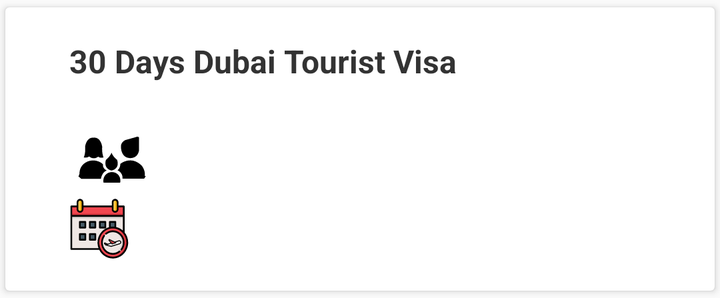
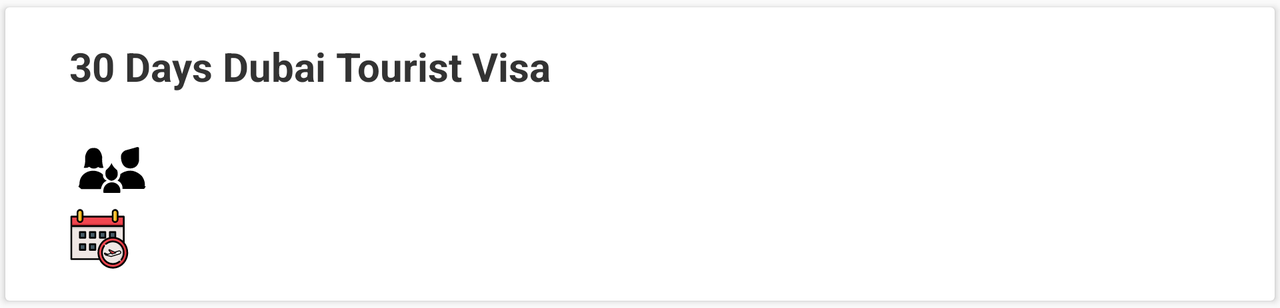

One screen, two layout resources from the same app: the default and the repository's alternative for another configuration. Each is rendered where Android would select it; the XML of both is given below.
<!-- AndroidManifest.xml: application theme AppTheme -->
<!-- res/layout/layout_order_list_item.xml -->
<?xml version="1.0" encoding="utf-8"?>
<android.support.v7.widget.CardView xmlns:android="http://schemas.android.com/apk/res/android"
    xmlns:app="http://schemas.android.com/apk/res-auto"
    android:layout_width="match_parent"
    android:layout_height="wrap_content"
    android:background="@color/colorWhite"
    app:cardUseCompatPadding="true">

    <RelativeLayout
        android:layout_width="match_parent"
        android:layout_height="wrap_content"
        android:layout_marginBottom="@dimen/large_widget_spacing"
        android:layout_marginLeft="@dimen/extra_large_widget_spacing"
        android:layout_marginRight="@dimen/large_widget_spacing"
        android:layout_marginTop="@dimen/large_widget_spacing">

        <RelativeLayout
            android:layout_width="match_parent"
            android:layout_height="wrap_content">

            <LinearLayout
                android:layout_width="wrap_content"
                android:layout_height="wrap_content"
                android:layout_alignParentLeft="true"
                android:orientation="vertical">

                <android.support.v7.widget.AppCompatTextView
                    android:id="@+id/tv_account_order_product_name"
                    android:layout_width="match_parent"
                    android:layout_height="wrap_content"
                    android:layout_marginBottom="@dimen/large_widget_spacing"
                    android:text="30 Days Dubai Tourist Visa"
                    android:textColor="@color/text_color"
                    android:textSize="@dimen/medium_text_size"
                    android:textStyle="bold" />

                <android.support.v7.widget.AppCompatTextView
                    android:id="@+id/tv_account_traveller_count"
                    android:layout_width="match_parent"
                    android:layout_height="wrap_content"
                    android:drawableLeft="@drawable/ic_family"
                    android:drawablePadding="@dimen/medium_widget_spacing"
                    android:gravity="center_vertical"
                    android:textColor="@color/text_color"
                    android:textSize="@dimen/normal_text_size"
                    android:textStyle="bold" />

                <android.support.v7.widget.AppCompatTextView
                    android:id="@+id/tv_account_travel_dt"
                    android:layout_width="match_parent"
                    android:layout_height="wrap_content"
                    android:drawableLeft="@drawable/ic_calendar"
                    android:drawablePadding="@dimen/medium_widget_spacing"
                    android:gravity="center_vertical"
                    android:textColor="@color/text_color"
                    android:textSize="@dimen/normal_text_size"
                    android:textStyle="bold" />

            </LinearLayout>

            <Button
                android:id="@+id/btn_re_pay_now"
                android:layout_width="wrap_content"
                android:layout_height="wrap_content"
                android:theme="@style/PrimaryButton"
                android:layout_alignParentRight="true"
                android:layout_marginTop="@dimen/extra_larger_widget_spacing"
                android:gravity="center"
                android:text="@string/pay_now"
                android:textColor="@color/colorWhite"
                android:textSize="@dimen/normal_text_size"
                android:textStyle="bold"
                android:visibility="gone" />
        </RelativeLayout>
    </RelativeLayout>
</android.support.v7.widget.CardView>
<!-- resources referenced by this layout -->
<resources>
  <color name="colorWhite">#FFFFFF</color>
  <color name="text_color">#333333</color>
  <dimen name="extra_large_widget_spacing">32dp</dimen>
  <dimen name="extra_larger_widget_spacing">40dp</dimen>
  <dimen name="large_widget_spacing">16dp</dimen>
  <dimen name="medium_text_size">16dp</dimen>
  <dimen name="medium_widget_spacing">12dp</dimen>
  <dimen name="normal_text_size">12sp</dimen>
  <!-- drawable ic_calendar: vector/xml drawable (drawable, 13279 chars, omitted) -->
  <!-- drawable ic_family (drawable) -->
  <vector xmlns:android="http://schemas.android.com/apk/res/android"
          android:width="42dp"
          android:height="42dp"
          android:viewportWidth="42.0"
          android:viewportHeight="42.0">
      <path
          android:fillColor="#FF000000"
          android:pathData="M9.9,20.9c0.6,0.5 1.4,0.9 2.3,0.9c0.9,0 1.6,-0.3 2.2,-0.8c0.5,0.4 1.3,0.7 2.7,0.4c0,0 -0.9,-2 -0.7,-5.5c0,0 -0.6,-4.2 -3.6,-4.4c-0.3,-0.1 -0.8,0 -1.2,0c-3.1,0.1 -3.7,4.4 -3.7,4.4c0.3,3.6 -0.7,5.5 -0.7,5.5C8.6,21.6 9.4,21.3 9.9,20.9zM21.3,28.7c-2.4,0 -4.3,1.9 -4.3,4.3c0,0.4 0.1,0.7 0.1,1h8.3c0.1,-0.3 0.1,-0.7 0.1,-1C25.6,30.6 23.7,28.7 21.3,28.7zM21.1,27.9L21.1,27.9C21.1,27.9 21.1,27.9 21.1,27.9C21.1,27.9 21.2,27.9 21.1,27.9L21.1,27.9c0.3,0 4.2,-0.8 2.8,-5.3c-0.1,-0.1 -2,-1.4 -2.8,-3.6v-0.1c0,0 0,0 0,0c0,0 0,0 0,0V19c-0.8,2.1 -2.7,3.5 -2.8,3.6C17,27.1 20.8,27.9 21.1,27.9zM30.1,21.7c0,0 3.9,0.5 4.7,-3.6v-5.8c0,0 0.6,-2 -1.8,-1L28,12.7c0,0 -2.2,0.9 -2.2,3.2S26.7,21.5 30.1,21.7zM37.7,30.5c0.4,-2.9 -1.6,-5.1 -1.6,-5.1c-5.4,-5.2 -10.6,-0.8 -10.6,-0.8c0,2.2 -1.4,3.2 -1.4,3.2c2.9,1.4 2.5,4.2 2.5,4.2h10.8l0.8,-1.2L37.7,30.5zM18.7,27.9C18.7,27.8 18.7,27.8 18.7,27.9c-1.1,-0.5 -1.9,-1.5 -1.9,-2.7c0,-0.1 0,-0.3 0,-0.4c-1.2,-1.2 -3,-1.9 -4.9,-1.9c-3.8,0 -6.8,2.8 -6.8,6.3c0,0.2 0,0.3 0,0.5l-0.1,0c0,0 -0.2,1 -0.5,1.1L6,32.1h9.8C15.8,32.1 16.2,28.8 18.7,27.9z"/>
  </vector>
  <string name="pay_now">PAY NOW</string>
  <style name="AppTheme" parent="Theme.AppCompat.Light.DarkActionBar">
          
          <item name="colorPrimary">@color/text_color</item>
          <item name="colorPrimaryDark">@color/text_color</item>
          <item name="colorAccent">@color/colorPrimary</item>
          
      </style>
  <color name="colorPrimary">#F0282E</color>
</resources>
<!-- res/layout-w600dp/layout_order_list_item.xml (the repository's variant of the layout above) -->
<!-- drawn on the phone turned sideways -->
<?xml version="1.0" encoding="utf-8"?>
<android.support.v7.widget.CardView xmlns:android="http://schemas.android.com/apk/res/android"
    xmlns:app="http://schemas.android.com/apk/res-auto"
    android:layout_width="match_parent"
    android:layout_height="wrap_content"
    android:background="@color/colorWhite"
    app:cardUseCompatPadding="true">

    <RelativeLayout
        android:layout_width="match_parent"
        android:layout_height="wrap_content"
        android:layout_marginBottom="@dimen/large_widget_spacing"
        android:layout_marginLeft="@dimen/extra_large_widget_spacing"
        android:layout_marginRight="@dimen/large_widget_spacing"
        android:layout_marginTop="@dimen/large_widget_spacing">

        <RelativeLayout
            android:layout_width="match_parent"
            android:layout_height="wrap_content">

            <LinearLayout
                android:layout_width="wrap_content"
                android:layout_height="wrap_content"
                android:layout_alignParentLeft="true"
                android:orientation="vertical">

                <android.support.v7.widget.AppCompatTextView
                    android:id="@+id/tv_account_order_product_name"
                    android:layout_width="match_parent"
                    android:layout_height="wrap_content"
                    android:layout_marginBottom="@dimen/large_widget_spacing"
                    android:text="30 Days Dubai Tourist Visa"
                    android:textColor="@color/text_color"
                    android:textSize="@dimen/large_text_size"
                    android:textStyle="bold" />

                <android.support.v7.widget.AppCompatTextView
                    android:id="@+id/tv_account_traveller_count"
                    android:layout_width="match_parent"
                    android:layout_height="wrap_content"
                    android:drawableLeft="@drawable/ic_family"
                    android:drawablePadding="@dimen/medium_widget_spacing"
                    android:gravity="center_vertical"
                    android:textColor="@color/text_color"
                    android:textSize="@dimen/medium_text_size"
                    android:textStyle="bold" />

                <android.support.v7.widget.AppCompatTextView
                    android:id="@+id/tv_account_travel_dt"
                    android:layout_width="match_parent"
                    android:layout_height="wrap_content"
                    android:drawableLeft="@drawable/ic_calendar"
                    android:drawablePadding="@dimen/medium_widget_spacing"
                    android:gravity="center_vertical"
                    android:textColor="@color/text_color"
                    android:textSize="@dimen/medium_text_size"
                    android:textStyle="bold" />

            </LinearLayout>

            <android.support.v7.widget.AppCompatButton
                android:id="@+id/btn_re_pay_now"
                android:layout_width="wrap_content"
                android:layout_height="wrap_content"
                android:layout_alignParentRight="true"
                android:layout_marginTop="@dimen/extra_large_widget_spacing"
                android:background="@color/colorPrimary"
                android:gravity="center_vertical"
                android:padding="@dimen/medium_widget_spacing"
                android:text="@string/pay_now"
                android:textColor="@color/colorWhite"
                android:textSize="@dimen/medium_text_size"
                android:textStyle="bold"
                android:visibility="gone" />
        </RelativeLayout>
    </RelativeLayout>
</android.support.v7.widget.CardView>
<!-- resources referenced by the variant -->
<!-- as the phone turned sideways resolves them -->
<resources>
  <color name="colorPrimary">#F0282E</color>
  <color name="colorWhite">#FFFFFF</color>
  <color name="text_color">#333333</color>
  <dimen name="extra_large_widget_spacing">32dp</dimen>
  <dimen name="large_text_size">20sp</dimen>
  <dimen name="large_widget_spacing">16dp</dimen>
  <dimen name="medium_text_size">16dp</dimen>
  <dimen name="medium_widget_spacing">12dp</dimen>
  <!-- drawable ic_calendar: vector/xml drawable (drawable, 13279 chars, omitted) -->
  <!-- drawable ic_family (drawable) -->
  <vector xmlns:android="http://schemas.android.com/apk/res/android"
          android:width="42dp"
          android:height="42dp"
          android:viewportWidth="42.0"
          android:viewportHeight="42.0">
      <path
          android:fillColor="#FF000000"
          android:pathData="M9.9,20.9c0.6,0.5 1.4,0.9 2.3,0.9c0.9,0 1.6,-0.3 2.2,-0.8c0.5,0.4 1.3,0.7 2.7,0.4c0,0 -0.9,-2 -0.7,-5.5c0,0 -0.6,-4.2 -3.6,-4.4c-0.3,-0.1 -0.8,0 -1.2,0c-3.1,0.1 -3.7,4.4 -3.7,4.4c0.3,3.6 -0.7,5.5 -0.7,5.5C8.6,21.6 9.4,21.3 9.9,20.9zM21.3,28.7c-2.4,0 -4.3,1.9 -4.3,4.3c0,0.4 0.1,0.7 0.1,1h8.3c0.1,-0.3 0.1,-0.7 0.1,-1C25.6,30.6 23.7,28.7 21.3,28.7zM21.1,27.9L21.1,27.9C21.1,27.9 21.1,27.9 21.1,27.9C21.1,27.9 21.2,27.9 21.1,27.9L21.1,27.9c0.3,0 4.2,-0.8 2.8,-5.3c-0.1,-0.1 -2,-1.4 -2.8,-3.6v-0.1c0,0 0,0 0,0c0,0 0,0 0,0V19c-0.8,2.1 -2.7,3.5 -2.8,3.6C17,27.1 20.8,27.9 21.1,27.9zM30.1,21.7c0,0 3.9,0.5 4.7,-3.6v-5.8c0,0 0.6,-2 -1.8,-1L28,12.7c0,0 -2.2,0.9 -2.2,3.2S26.7,21.5 30.1,21.7zM37.7,30.5c0.4,-2.9 -1.6,-5.1 -1.6,-5.1c-5.4,-5.2 -10.6,-0.8 -10.6,-0.8c0,2.2 -1.4,3.2 -1.4,3.2c2.9,1.4 2.5,4.2 2.5,4.2h10.8l0.8,-1.2L37.7,30.5zM18.7,27.9C18.7,27.8 18.7,27.8 18.7,27.9c-1.1,-0.5 -1.9,-1.5 -1.9,-2.7c0,-0.1 0,-0.3 0,-0.4c-1.2,-1.2 -3,-1.9 -4.9,-1.9c-3.8,0 -6.8,2.8 -6.8,6.3c0,0.2 0,0.3 0,0.5l-0.1,0c0,0 -0.2,1 -0.5,1.1L6,32.1h9.8C15.8,32.1 16.2,28.8 18.7,27.9z"/>
  </vector>
  <string name="pay_now">PAY NOW</string>
  <style name="AppTheme" parent="Theme.AppCompat.Light.DarkActionBar">
          
          <item name="colorPrimary">@color/text_color</item>
          <item name="colorPrimaryDark">@color/text_color</item>
          <item name="colorAccent">@color/colorPrimary</item>
          
      </style>
</resources>
